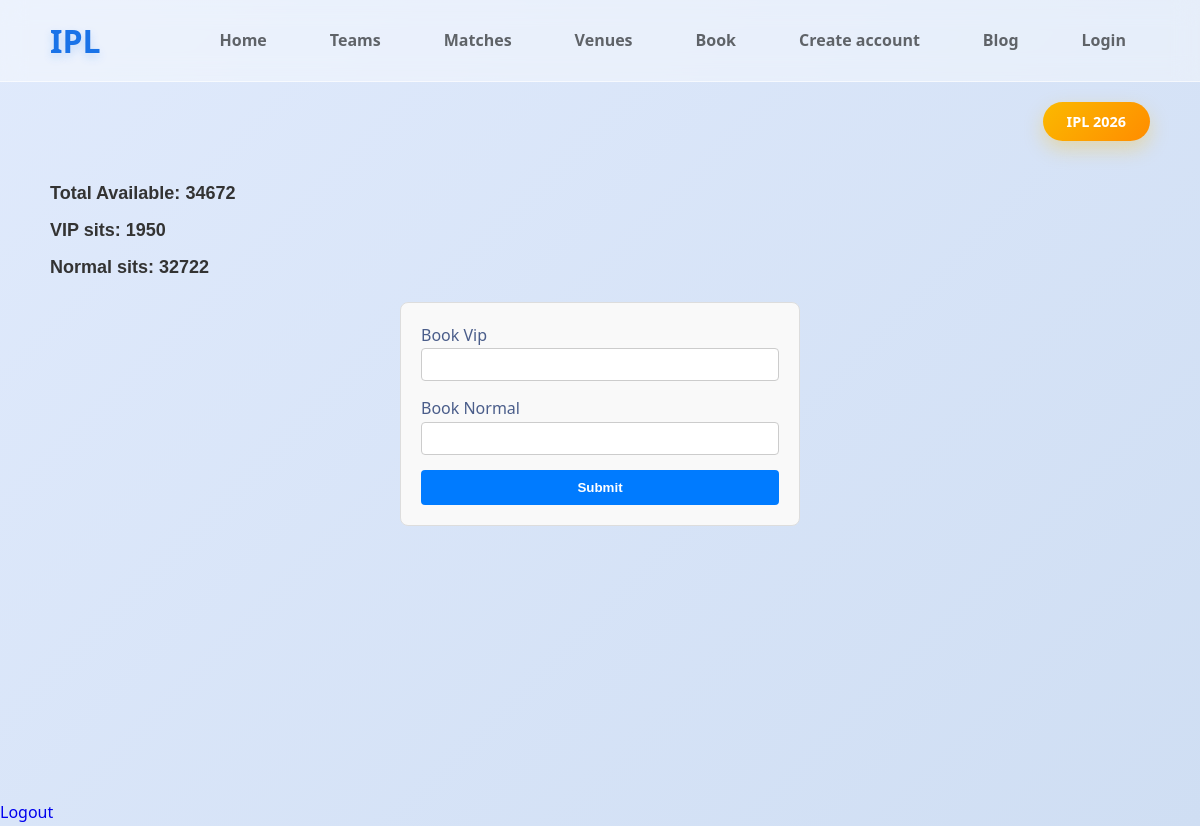
Page /book/1/ (signed in) on the earlier database version.
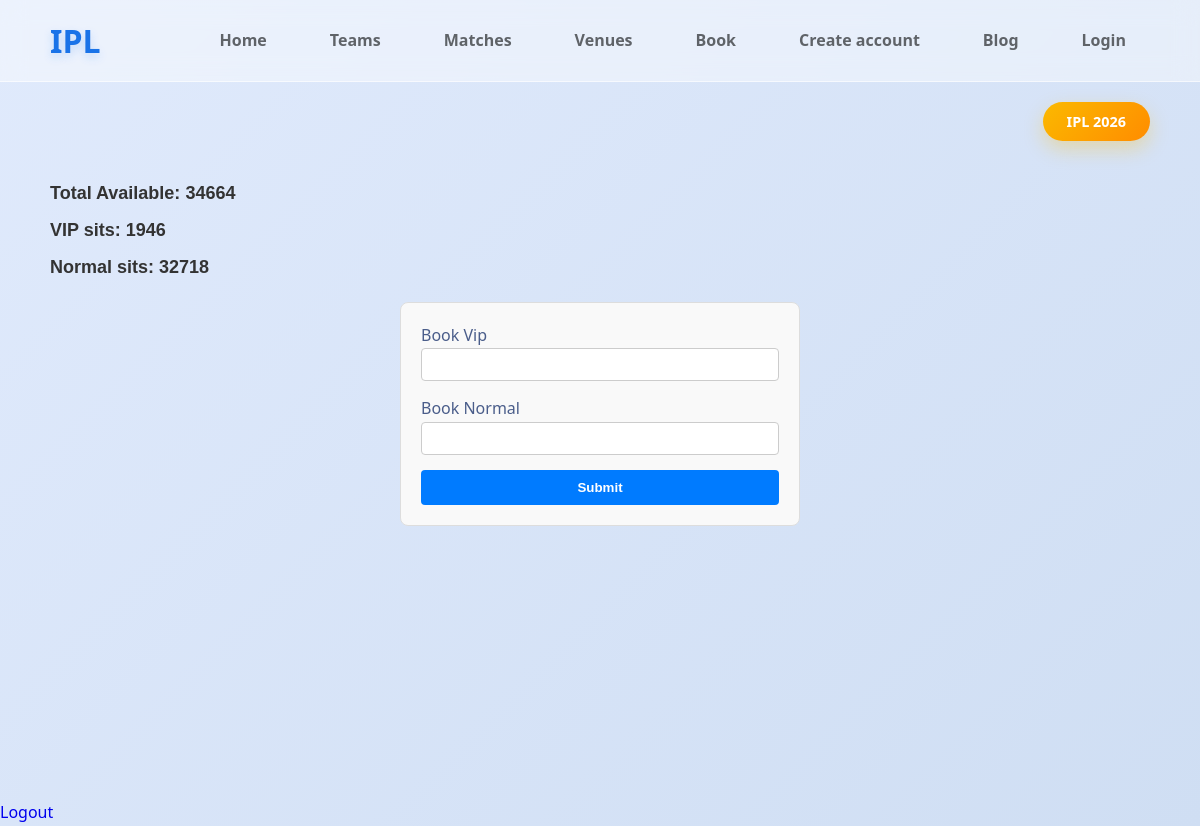
Same page on the later database version.
### bigCameL/models.py (models this page shows, shortened)
class TotalSit(models.Model):
    sit_available = models.IntegerField()
    vip = models.IntegerField()
    normal = models.IntegerField()

### bigCameL/views.py (the view, shortened to what this page needs)
# urls.py: path("book/<int:user_id>/", views.booking, name="book"),
@login_required
def booking(request, user_id):
    sit_available = TotalSit.objects.all()
    return render(request, "pl/book.html" , {"form":BookingForm(request.POST), "total_available":sit_available})

### bigCameL/forms.py
class BookingForm(forms.ModelForm):
    class Meta:
        model = TotalBooked
        fields = ['vip','normal']
        widgets = {
            "vip":forms.NumberInput(attrs={'min':0}),
            "normal":forms.NumberInput(attrs={'min':0})
        }

### bigCameL/templates/pl/book.html (shortened to what this page needs)
{% extends 'pl/layout.html' %}
{% block body %}
    {% for available in total_available %}
        <h2>Total Available: {{ available.sit_available }} </h2>
        <h2>VIP sits: {{ available.vip }} </h2>
        <h2>Normal sits: {{ available.normal }} </h2>
    {% endfor %}
    <form method="POST">
        <lable>Book Vip</lable>
        {{ form.vip }}
        <lable>Book Normal</lable>
        {{ form.normal }}
        <input type="submit">
    </form>
{% endblock %}

Differences in the rows shown:
changed TotalSit: sit_available "34672" → "34664"; vip "1950" → "1946"; normal "32722" → "32718"
